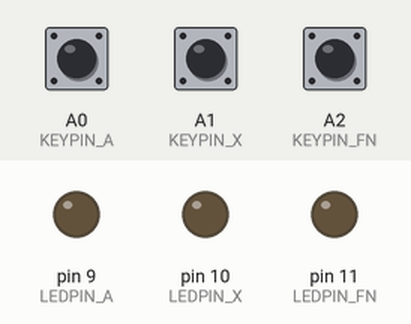
Simulated run of this sketch. Board: Arduino Leonardo, built with avr-gcc and run on an emulated ATmega32U4. Parts: output pins drawn as LEDs (lit = HIGH). The inputs (shaded band) are chosen by the test bench; at power-on: A0 (KEYPIN_A) HIGH, A2 (KEYPIN_FN) HIGH, A1 (KEYPIN_X) HIGH. USB keyboard and mouse output is not drawn; what the sketch prints to the serial monitor is not drawn.

Above: at 2.2 s.
2.3 s: A0 (KEYPIN_A) pulled LOW for 0.15 s
At 2.45 s:
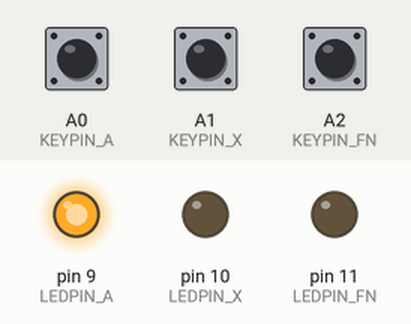
4.2 s: A2 (KEYPIN_FN) pulled LOW for 0.15 s
7.2 s: A1 (KEYPIN_X) pulled LOW for 0.15 s
At 7.35 s:
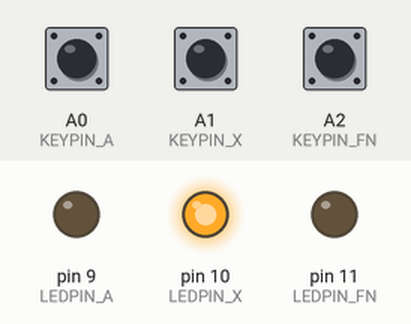
9.1 s: A0 (KEYPIN_A) pulled LOW for 1 s
At 11.4 s:
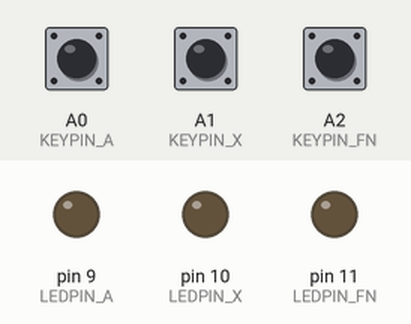
11.9 s: A0 (KEYPIN_A) pulled LOW for 3.2 s
At 12.2 s:
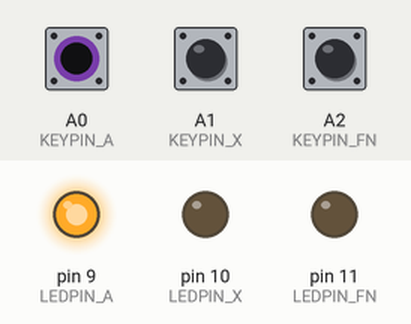
16.9 s: A1 (KEYPIN_X) pulled LOW for 1 s
At 18.5 s:
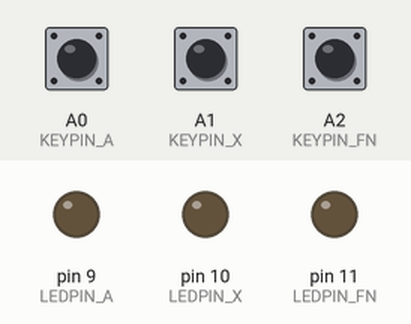
Timing chart, 0 to 20.0 s (numbered marks = the images above; inputs shaded):
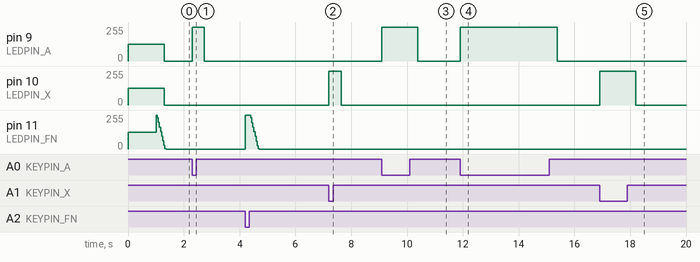

The sketch:

AXFNLED.ino
```cpp
/*written by novang*/
#include <Keyboard.h>
#include <EEPROM.h>

#define BAUDRATE    115200    // Baudrate for serial communication
#define KEYPIN_A    A0        // A Key pin number
#define KEYPIN_X    A1        // X Key pin number
#define KEYPIN_FN   A2        // FN Key pin number
#define LEDPIN_A    9         // A LED pin number
#define LEDPIN_X    10        // X LED pin number
#define LEDPIN_FN   11        // FN LED pin number
#define LED_FD      1         // LED Fading
#define PROCESS_SPD 1         // Process speed (ms)

int LED_DV = 127;   // Default LED Bri. value
int LED_TMA = LED_DV;     // Temp Value
int LED_TMX = LED_DV;     // Temp Value
int LED_TMFN = LED_DV;     // Temp Value
int VALUE_A = 0;    // For Multi-key Input processing
int VALUE_X = 0;    // For Multi-key Input processing
int VALUE_FN = 0;   // For Multi-key Input processing

/*
 * Init
 */
void setup() {
  Serial.begin(BAUDRATE);
  Serial.print("Arduino based osu keyboard. BY NOVANG! Welcome!\n");
  pinMode(KEYPIN_A,INPUT_PULLUP);
  pinMode(KEYPIN_X,INPUT_PULLUP);
  pinMode(KEYPIN_FN,INPUT_PULLUP);
  pinMode(LEDPIN_A,OUTPUT);
  pinMode(LEDPIN_X,OUTPUT);
  pinMode(LEDPIN_FN,OUTPUT);
  analogWrite(LEDPIN_A,LED_DV);
  analogWrite(LEDPIN_X,LED_DV);
  analogWrite(LEDPIN_FN,LED_DV);
  LED_DV = EEPROM.read(1);    // Read saved LED Bri. value from EEPROM
  LED_TMA = LED_DV;
  LED_TMX = LED_DV;
  LED_TMFN = LED_DV;
  delay(500);
  Keyboard.begin();
  delay(500);
  analogWrite(LEDPIN_A,0);
  analogWrite(LEDPIN_X,0);
  analogWrite(LEDPIN_FN,0);
}

/*
 * Debug
*/
void debug() {
  Serial.print("KEY: ");
  Serial.print(digitalRead(KEYPIN_A));
  Serial.print(" ");
  Serial.print(digitalRead(KEYPIN_X));
  Serial.print(" ");
  Serial.print(digitalRead(KEYPIN_FN));
  Serial.print("   ");
  Serial.print("LED: ");
  Serial.print(LED_DV);
  Serial.print(" ");
  Serial.print(digitalRead(LEDPIN_A));
  Serial.print(" ");
  Serial.print(digitalRead(LEDPIN_X));
  Serial.print(" ");
  Serial.print(digitalRead(LEDPIN_FN));
  Serial.print("\n");
}

/*
 * Read pin connection value
 */
void READPIN() {
  VALUE_A = digitalRead(KEYPIN_A);
  VALUE_X = digitalRead(KEYPIN_X);
  VALUE_FN = digitalRead(KEYPIN_FN);
}

/*
 * Loop
 */
void loop() {
  //debug();

  // For Limited response speed
  delay(PROCESS_SPD);

  //For Multi-key Input processing
  READPIN();

  // FN key: FN+A(LED Bri. set), FN+X(Toggle LED Fading), FN+AX(Save Bri. value to EEPROM)
  if(VALUE_FN == 0){
    analogWrite(LEDPIN_FN,LED_DV);
    LED_TMFN = LED_DV;

    // FN+A(LED Bri. set)
    if(VALUE_A == 0){
      VALUE_A = 1;
      VALUE_FN = 1;
      if(LED_DV == 0){
        LED_DV = 51;
      }else if(LED_DV == 51){
        LED_DV = 102;
      }else if(LED_DV == 102){
        LED_DV = 153;
      }else if(LED_DV == 153){
        LED_DV = 204;
      }else if(LED_DV == 204){
        LED_DV = 255;
      }else if(LED_DV == 255){
        LED_DV = 0;
      }
      LED_TMA = LED_DV;
      analogWrite(LEDPIN_A,LED_DV);
      analogWrite(LEDPIN_FN,LED_DV);
      delay(500);
    }

    // FN+X(Toggle LED Fading)
    if(VALUE_X == 0){
      VALUE_X = 1;
      VALUE_FN = 1;
      LED_TMA = LED_DV;
      LED_TMX = LED_DV;
      if(LED_DV == EEPROM.read(1)){
        // Blank
      }else{
        analogWrite(LEDPIN_A,0);
        analogWrite(LEDPIN_X,0);
        analogWrite(LEDPIN_FN,LED_DV);
        EEPROM.write(1, LED_DV);
        delay(1000);
        analogWrite(LEDPIN_A,LED_DV);
        analogWrite(LEDPIN_X,LED_DV);
        analogWrite(LEDPIN_FN,LED_DV);
      }
      analogWrite(LEDPIN_A,LED_DV);
      analogWrite(LEDPIN_X,LED_DV);
      analogWrite(LEDPIN_FN,LED_DV);
    }
  }else if(VALUE_FN == 1){
    analogWrite(LEDPIN_FN,0);
    if(LED_FD == 1){
      if(LED_TMFN > 0){
        LED_TMFN = LED_TMFN - 1;
        analogWrite(LEDPIN_FN, LED_TMFN);
      }
    }else{
      analogWrite(LEDPIN_FN, 0);
    }
  }

  // A Key
  if(VALUE_A == 0){
    Keyboard.press('a');
    analogWrite(LEDPIN_A,LED_DV);
    LED_TMA = LED_DV;
  }else if(VALUE_A == 1){
    Keyboard.release('a');
    if(LED_FD == 1){
      if(LED_TMA > 0){
        LED_TMA = LED_TMA - 1;
        analogWrite(LEDPIN_A, LED_TMA);
      }
    }else{
      analogWrite(LEDPIN_A, 0);
    }
  }

  // X Key
  if(VALUE_X == 0){
    Keyboard.press('x');
    analogWrite(LEDPIN_X,LED_DV);
    LED_TMX = LED_DV;
  }else if(VALUE_X == 1) {
    Keyboard.release('x');
    if(LED_FD == 1){
      if(LED_TMX > 0){
        LED_TMX = LED_TMX - 1;
        analogWrite(LEDPIN_X, LED_TMX);
      }
    }else{
      analogWrite(LEDPIN_X, 0);
    }
  }
}
```

Measured:
- after the input at 2.3 s, pin 9 (LEDPIN_A): 0/255 → 255/255 at once, → 0/255 0.44 s later
- after the input at 7.2 s, pin 10 (LEDPIN_X): 0/255 → 255/255 at once, → 0/255 0.44 s later
- after the input at 9.1 s, pin 9 (LEDPIN_A): 0/255 → 255/255 at once, → 0/255 1.3 s later
- after the input at 11.9 s, pin 9 (LEDPIN_A): 0/255 → 255/255 at once, → 0/255 3.5 s later
- after the input at 16.9 s, pin 10 (LEDPIN_X): 0/255 → 255/255 at once, → 0/255 1.3 s later
